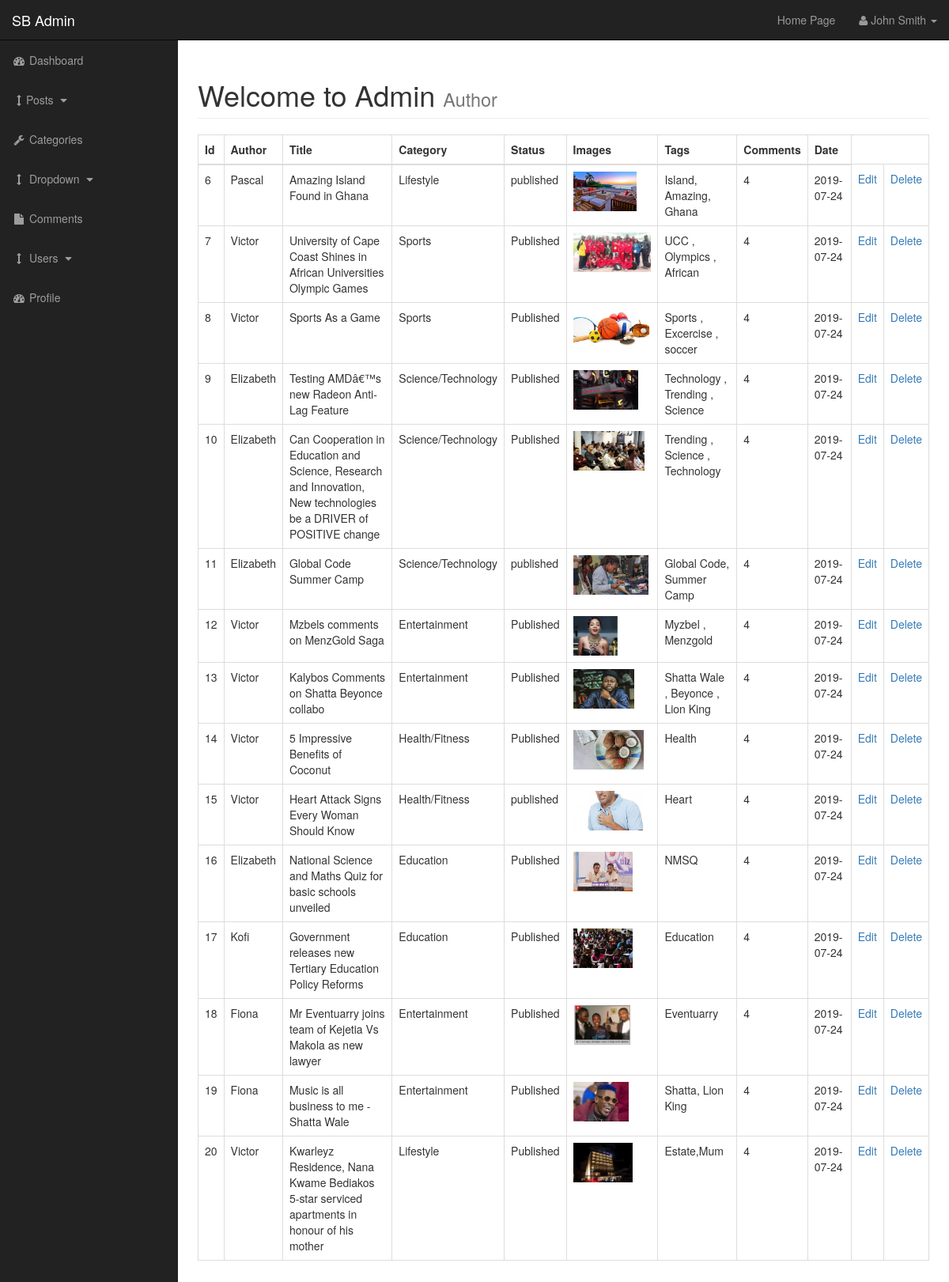
The app's page /admin/posts.php (signed in) with its own data.
### tables this page shows
CREATE TABLE `posts` (
  `post_id` int(3) NOT NULL,
  `post_category_id` int(3) NOT NULL,
  `post_title` varchar(255) NOT NULL,
  `post_author` varchar(255) NOT NULL,
  `post_date` date NOT NULL,
  `post_image` text NOT NULL,
  `post_content` text NOT NULL,
  `post_tags` varchar(255) NOT NULL,
  `post_comment_count` int(11) NOT NULL,
  `post_status` varchar(255) NOT NULL DEFAULT 'draft'
);

CREATE TABLE `categories` (
  `cat_id` int(3) NOT NULL,
  `cat_title` varchar(100) DEFAULT NULL
);

### admin/includes/view_all_posts.php (the view, shortened to what this page needs)
<table class="table table-bordered table-stripped table-hover ">
                             <thead>
                                 <tr>
                                     <th>Id</th>
                                     <th>Author</th>
                                     <th>Title</th>
                                     <th>Category</th>
                                     <th>Status</th>
                                     <th>Images</th>
                                     <th>Tags</th>
                                     <th>Comments</th>
                                     <th>Date</th>
                                 </tr>
                            </thead>
                            <tbody>
     <?php
      $query ="SELECT * FROM posts";
      $post_query = mysqli_query($conn , $query);
     if(!$post_query){
         die("Query Failed!!" . mysqli_error($conn));
     }else{
             while($row = mysqli_fetch_assoc($post_query)){
             $post_id = $row['post_id'];
             $post_author = $row['post_author'];
             $post_title = $row['post_title'];
             $post_category_id = $row['post_category_id'];
             $post_status = $row['post_status'];
             $post_image = $row['post_image'];
             $post_tags = $row['post_tags'];
             $post_comments = $row['post_comment_count'];
             $post_date = $row['post_date'];
            echo  "<tr>";
             echo "<td>{$post_id}</td>";
             echo "<td>{$post_author}</td>";
             echo "<td>{$post_title}</td>";
              $query = "SELECT * FROM categories WHERE cat_id = '{$post_category_id}' ";
              $select_cat_id = mysqli_query($conn , $query);
              while($row = mysqli_fetch_assoc($select_cat_id)){
              $cat_title = $row['cat_title'];
             echo "<td>{$cat_title}</td>";
             echo "<td>{$post_status}</td>";
             echo "<td><img src='../images/{$post_image}' height='50px'; alt='image'></td>";
             echo "<td>{$post_tags}</td>";
             echo "<td>{$post_comments}</td>";
             echo "<td>{$post_date}</td>";
             echo "<td><a href='posts.php?source=edit_post&p_id={$post_id}'> Edit </a></td>";
             echo "<td><a href='posts.php?delete={$post_id}'> Delete </a></td>";
             echo "</tr>";
                      }
                  }
     }
            ?>
                            </tbody>
                        </table>

### admin/css/sb-admin.css (style rules this page uses)
body { margin-top: 100px; background-color: #222; }
@media (min-width:768px) { body { margin-top: 50px; } }

### records on screen
posts: post_id "6", post_author "Pascal", post_title "Amazing Island Found in Ghana", post_status "published", post_tags "Island, Amazing, Ghana", post_comment_count "4", post_date "2019-07-24"
categories: cat_title "Lifestyle", posts.post_image (picture)
posts: post_id "7", post_author "Victor", post_title "University of Cape Coast Shines in African Universities Olympic Games", post_status "Published", post_tags "UCC , Olympics , African", post_comment_count "4", post_date "2019-07-24"
categories: cat_title "Sports", posts.post_image (picture)
posts: post_id "8", post_author "Victor", post_title "Sports As a Game", post_status "Published", post_tags "Sports , Excercise , soccer", post_comment_count "4", post_date "2019-07-24"
posts: post_id "9", post_author "Elizabeth", post_title "Testing AMDâ€™s new Radeon Anti-Lag Feature", post_status "Published", post_tags "Technology , Trending , Science", post_comment_count "4", post_date "2019-07-24"
categories: cat_title "Science/Technology", posts.post_image (picture)
posts: post_id "10", post_author "Elizabeth", post_title "Can Cooperation in Education and Science, Research and Innovation, New technologies be a DRIVER of POSITIVE change", post_status "Published", post_tags "Trending , Science , Technology", post_comment_count "4", post_date "2019-07-24"
posts: post_id "11", post_author "Elizabeth", post_title "Global Code Summer Camp", post_status "published", post_tags "Global Code, Summer Camp", post_comment_count "4", post_date "2019-07-24"
posts: post_id "12", post_author "Victor", post_title "Mzbels comments on MenzGold Saga", post_status "Published", post_tags "Myzbel , Menzgold", post_comment_count "4", post_date "2019-07-24"
categories: cat_title "Entertainment", posts.post_image (picture)
posts: post_id "13", post_author "Victor", post_title "Kalybos Comments on Shatta Beyonce collabo", post_status "Published", post_tags "Shatta Wale , Beyonce , Lion King", post_comment_count "4", post_date "2019-07-24"
posts: post_id "14", post_author "Victor", post_title "5 Impressive Benefits of Coconut", post_status "Published", post_tags "Health", post_comment_count "4", post_date "2019-07-24"
categories: cat_title "Health/Fitness", posts.post_image (picture)
posts: post_id "15", post_author "Victor", post_title "Heart Attack Signs Every Woman Should Know", post_status "published", post_tags "Heart", post_comment_count "4", post_date "2019-07-24"
posts: post_id "16", post_author "Elizabeth", post_title "National Science and Maths Quiz for basic schools unveiled", post_status "Published", post_tags "NMSQ", post_comment_count "4", post_date "2019-07-24"
categories: cat_title "Education", posts.post_image (picture)
posts: post_id "17", post_author "Kofi", post_title "Government releases new Tertiary Education Policy Reforms", post_status "Published", post_tags "Education", post_comment_count "4", post_date "2019-07-24"
posts: post_id "18", post_author "Fiona", post_title "Mr Eventuarry joins team of Kejetia Vs Makola as new lawyer", post_status "Published", post_tags "Eventuarry", post_comment_count "4", post_date "2019-07-24"
posts: post_id "19", post_author "Fiona", post_title "Music is all business to me - Shatta Wale", post_status "Published", post_tags "Shatta, Lion King", post_comment_count "4", post_date "2019-07-24"
posts: post_id "20", post_author "Victor", post_title "Kwarleyz Residence, Nana Kwame Bediakos 5-star serviced apartments in honour of his mother", post_status "Published", post_tags "Estate,Mum", post_comment_count "4", post_date "2019-07-24"
